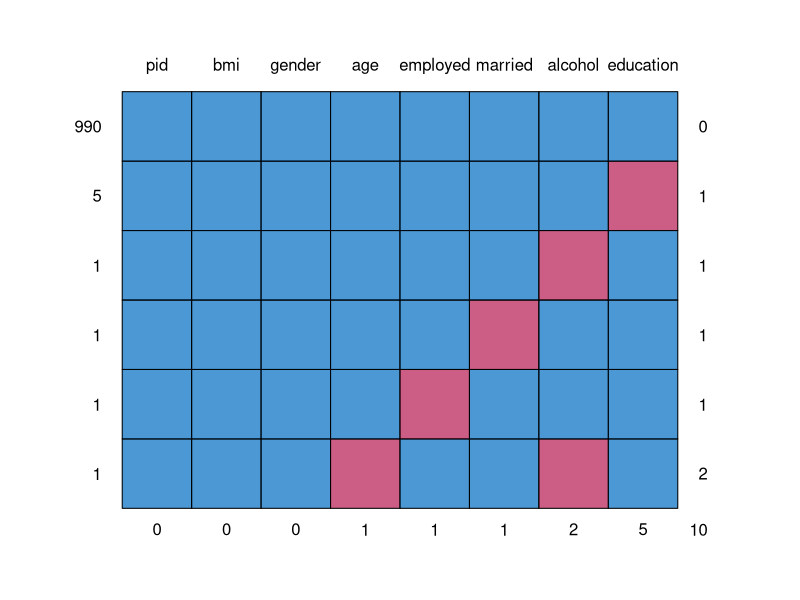
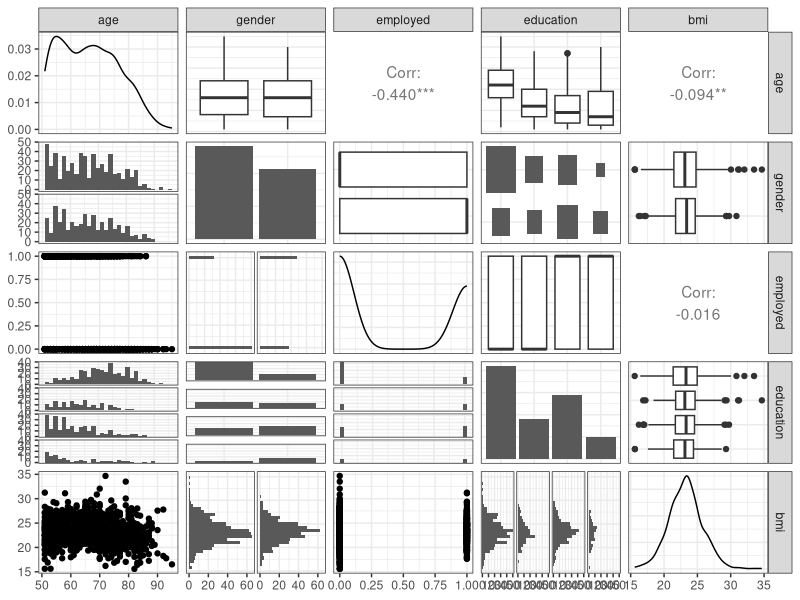
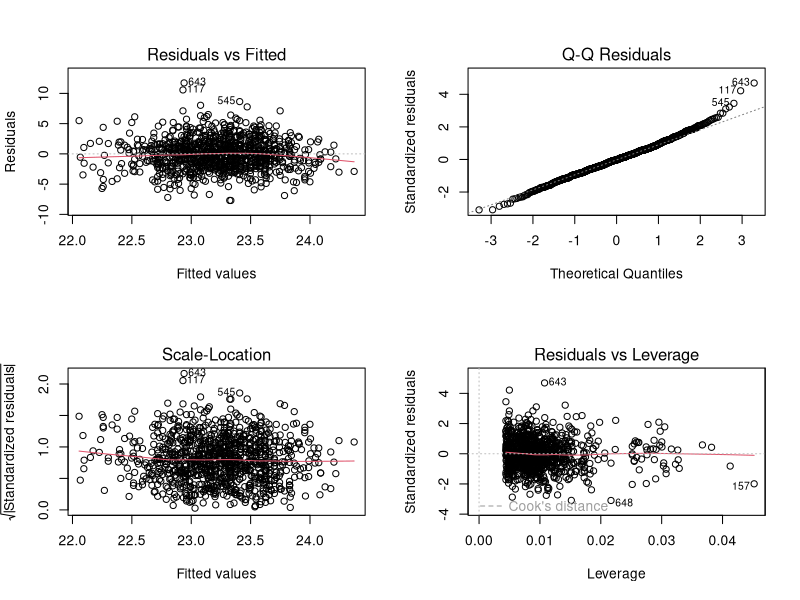

Recreate these plots in R, in order.
## ---- chunk 1
knitr::opts_chunk$set(comment = NA)

library(GGally)
library(mice)
library(tidyverse)

theme_set(theme_bw())
## ---- chunk 2
emp_bmi <- read_csv("data/emp_bmi.csv")
## ---- chunk 3
Hmisc::describe(emp_bmi)
## ---- chunk 4
md.pattern(emp_bmi)
## ---- chunk 5
emp_bmi_noNA <- emp_bmi |> na.omit()
emp_bmi_noNA
colSums(is.na(emp_bmi_noNA))
## ---- chunk 6
ebmodel.1 <- lm(bmi ~ age + gender + employed + married + 
                    alcohol + education, data = emp_bmi_noNA)
summary(ebmodel.1)
## ---- chunk 7
is.factor(emp_bmi_noNA$gender)
levels(emp_bmi_noNA$gender)
## ---- chunk 8
emp_bmi_noNA$gender.2 <- fct_relevel(emp_bmi_noNA$gender, "male", "female")
revised.model <- lm(bmi ~ age + gender.2 + employed + married + 
                    alcohol + education, data = emp_bmi_noNA)
summary(revised.model)
## ---- chunk 9
emp_bmi_noNA$alcohol.2 <- fct_relevel(emp_bmi_noNA$alcohol, 
           "normal drinker or non-drinker", "heavy drinker")
revised.model.2 <- lm(bmi ~ age + gender + employed + married + 
                    alcohol.2 + education, data = emp_bmi_noNA)
summary(revised.model.2)
## ---- chunk 10
model.with.a <- lm(bmi ~ age + gender + alcohol + employed + married + education, 
                   data = emp_bmi_noNA)
model.no.a <- lm(bmi ~ age + gender + employed + married + education, 
                 data = emp_bmi_noNA)
anova(model.with.a, model.no.a)
## ---- chunk 11
anova(lm(bmi ~ age + gender + employed + married + education + alcohol, 
         data = emp_bmi_noNA))
## ---- chunk 12
anova(lm(bmi ~ age + gender + employed + married + alcohol + education, 
         data = emp_bmi_noNA))
## ---- chunk 13
ebmodel.1 <- lm(bmi ~ age + gender + employed + married + 
                    alcohol + education, data = emp_bmi_noNA)
ebmodel.1
## ---- chunk 14
ggpairs(emp_bmi_noNA |> select(age, gender, employed, education, bmi))
## ---- chunk 15
par(mfrow=c(2,2))
plot(ebmodel.1)
par(mfrow=c(1,1))
## ---- chunk 16
step(ebmodel.1)
## ---- chunk 17
emp_bmi_mi <- mice(emp_bmi, m = 100, maxit = 5, 
                   printFlag = FALSE, seed = 4312021)
## ---- chunk 18
model.empbmi.mi <- 
    with(emp_bmi_mi, lm(bmi ~ age + gender + employed + 
                            married + alcohol + education))
summary(pool(model.empbmi.mi))
